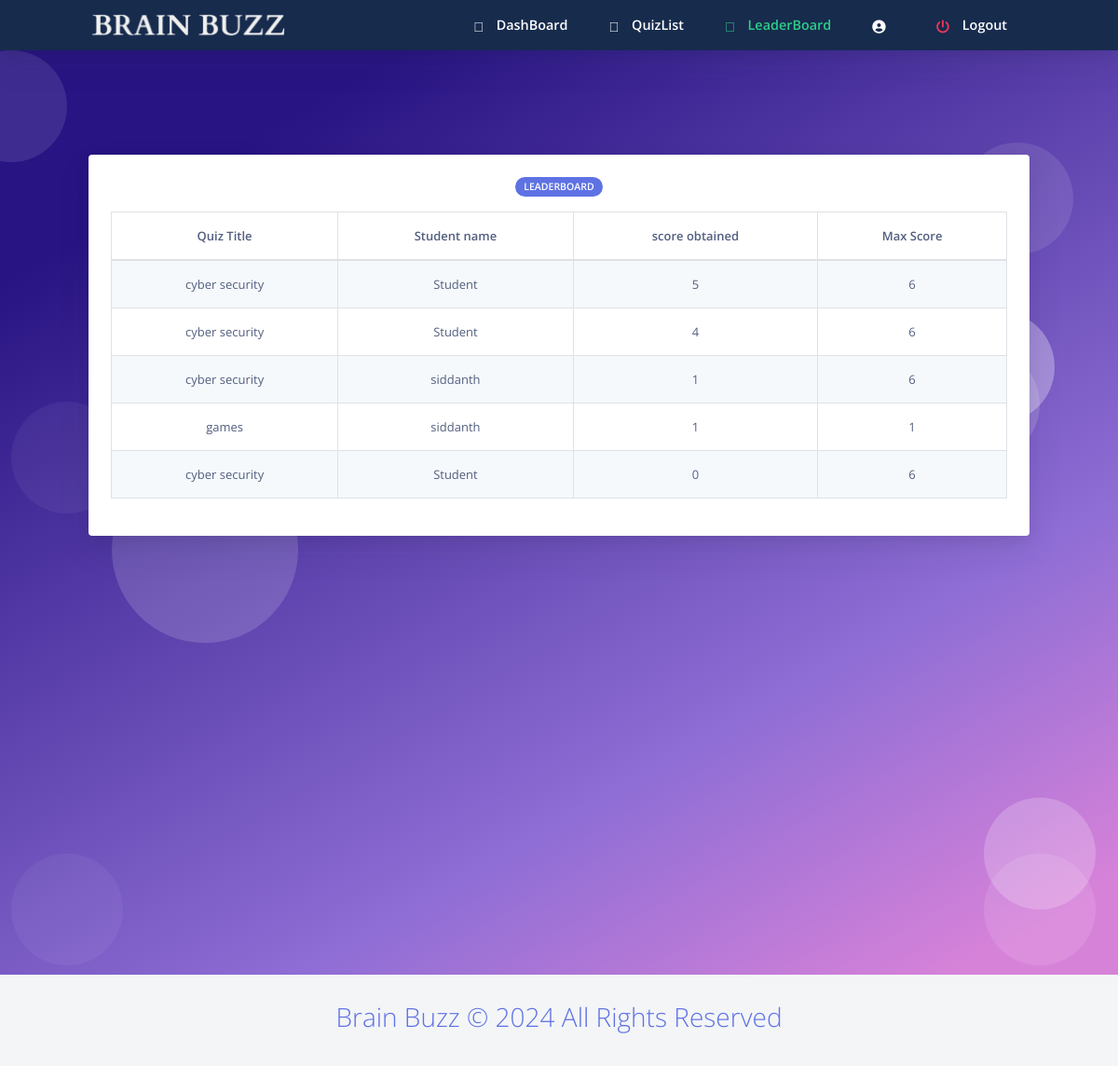
The page /staffleaderboard.php on the database its author committed.
### tables this page shows
CREATE TABLE `score` (
  `slno` int(11) NOT NULL,
  `score` int(11) NOT NULL,
  `quizid` int(11) NOT NULL,
  `usn` varchar(30) NOT NULL,
  `totalscore` int(11) NOT NULL,
  `remark` varchar(20) NOT NULL
);

CREATE TABLE `quiz` (
  `quizid` int(11) NOT NULL,
  `quizname` varchar(20) NOT NULL,
  `date_created` timestamp NOT NULL DEFAULT current_timestamp(),
  `staffid` varchar(30) NOT NULL
);

CREATE TABLE `student` (
  `usn` varchar(10) NOT NULL,
  `name` varchar(20) NOT NULL,
  `mail` varchar(30) NOT NULL,
  `phno` varchar(10) NOT NULL,
  `gender` varchar(1) NOT NULL,
  `DOB` varchar(10) NOT NULL,
  `pw` varchar(200) NOT NULL,
  `dept` varchar(3) DEFAULT NULL
);

### staffleaderboard.php (the view, shortened to what this page needs)
<html>
<?php require ("header.php");?>
<?php
require_once 'sql.php';
                $conn = mysqli_connect($host, $user, $ps, $project);if (!$conn) {
    echo "<script>alert(\"Database error retry after some time !\")</script>";
}
?>
 <body class="bg-white" id="top">
    <nav
      id="navbar-main"
      class="
        navbar navbar-main navbar-expand-lg
        bg-default
        navbar-light
        position-sticky
        top-0
        shadow
        py-0
      "
    >
      <div class="container">
        <ul class="navbar-nav navbar-nav-hover align-items-lg-center">
          <li class="nav-item dropdown">
            <a href="index.php" class="navbar-brand mr-lg-5 text-white">
                               <img src="assets/img/navbar.png" />
            </a>
          </li>
        </ul>
        <div class="navbar-collapse collapse bg-default" id="navbar_global">
          <ul class="navbar-nav align-items-lg-center ml-auto">
				 <li class="nav-item">
              <a href="homestaff.php" class="nav-link">
                <span class="text-white nav-link-inner--text font-weight-bold"
                  ><i class="text-white fad fa-home"></i> DashBoard</span
                >
              </a>
            </li>
			 <li class="nav-item">
              <a href="quizlist.php" class="nav-link">
                <span class="text-white nav-link-inner--text font-weight-bold"
                  ><i class="text-white fad fa-poll"></i> QuizList</span
                >
              </a>
            </li>
			 <li class="nav-item">
              <a href="staffleaderboard.php" class="nav-link">
                <span class="text-success nav-link-inner--text font-weight-bold"
                  ><i class="text-success fad fa-award"></i> LeaderBoard</span
                >
              </a>
            </li>
			 <li class="nav-item">
              <a href="staffprofile.php" class="nav-link">
                <span class="text-white nav-link-inner--text font-weight-bold"
                  ><i class="text-white fas fa-user-circle"></i> <?php echo $dbname ?></span
                >
              </a>
            </li>
		   <li class="nav-item">
              <a href="logout.php" class="nav-link">
                <span class="text-white nav-link-inner--text font-weight-bold"
                  ><i class="text-danger fas fa-power-off"></i> Logout</span
                >
              </a>
            </li>
          </ul>
        </div>
      </div>
    </nav>
  <section class="section section-shaped section-lg">
    <div class="shape shape-style-1 shape-primary">
      <span></span>
      <span></span>
      <span></span>
      <span></span>
      <span></span>
      <span></span>
      <span></span>
      <span></span>
      <span></span>
      <span></span>
    </div>
<div class="container">
<div class="row">
            <div class="col-sm-12 mb-3">
              <div class="card card-body bg-gradient-white text-white mt-3">
			   <div class="col-12 mx-auto text-center">
            <span class="badge badge-primary badge-pill mb-3">Leaderboard</span>
          </div>
            <?php
            $sql="call leaderboard;";
            $res=mysqli_query($conn,$sql);
            if($res)
            {
                echo "<table id=\"le\" class=\"table table-striped table-hover table-bordered  text-center \">
				<thead class=\" font-weight-bold \"><tr>
				<td>Quiz Title</td>
				<td>Student name</td>
				<td>score obtained</td>
				<td>Max Score</td>
				</tr></thead>";
                while ($row = mysqli_fetch_assoc($res)) {
                    echo "<tr><td>".$row["quizname"]."</td><td>".$row["name"]."</td><td>".$row["score"]."</td><td>".$row["totalscore"]."</td></tr>";
                }
                echo "</table>";
            }
            else{
                echo mysqli_error($conn);
            }
            ?>
             </div>
                </div>
              </div>
    </div>
</section>
    <?php require("footer.php");?>
</body>
</html>

### header.php (shortened to what this page needs)
<head>
	<link rel="stylesheet" href="https://stackpath.bootstrapcdn.com/bootstrap/4.3.1/css/bootstrap.min.css"
>
	<link rel="stylesheet" href="https://pro.fontawesome.com/releases/v5.10.0/css/all.css"
/>
  <link href="https://use.fontawesome.com/releases/v5.0.6/css/all.css" rel="stylesheet">
  <link rel="stylesheet" href="assets/css/creativetim.min.css" type="text/css">
</head>

### footer.php (shortened to what this page needs)
<footer class="footer " id="bottom">
           <h3 class="text-primary text-center font-weight-light mb-2">Brain Buzz &copy; 2024 All Rights Reserved</h3>
                             </footer>

### rows shown on the page
score: quizid.quizname "cyber security", usn.name "Student", score "5", totalscore "6"
score: quizid.quizname "cyber security", usn.name "Student", score "4", totalscore "6"
score: quizid.quizname "cyber security", usn.name "siddanth", score "1", totalscore "6"
score: quizid.quizname "games", usn.name "siddanth", score "1", totalscore "1"
score: quizid.quizname "cyber security", usn.name "Student", score "0", totalscore "6"
